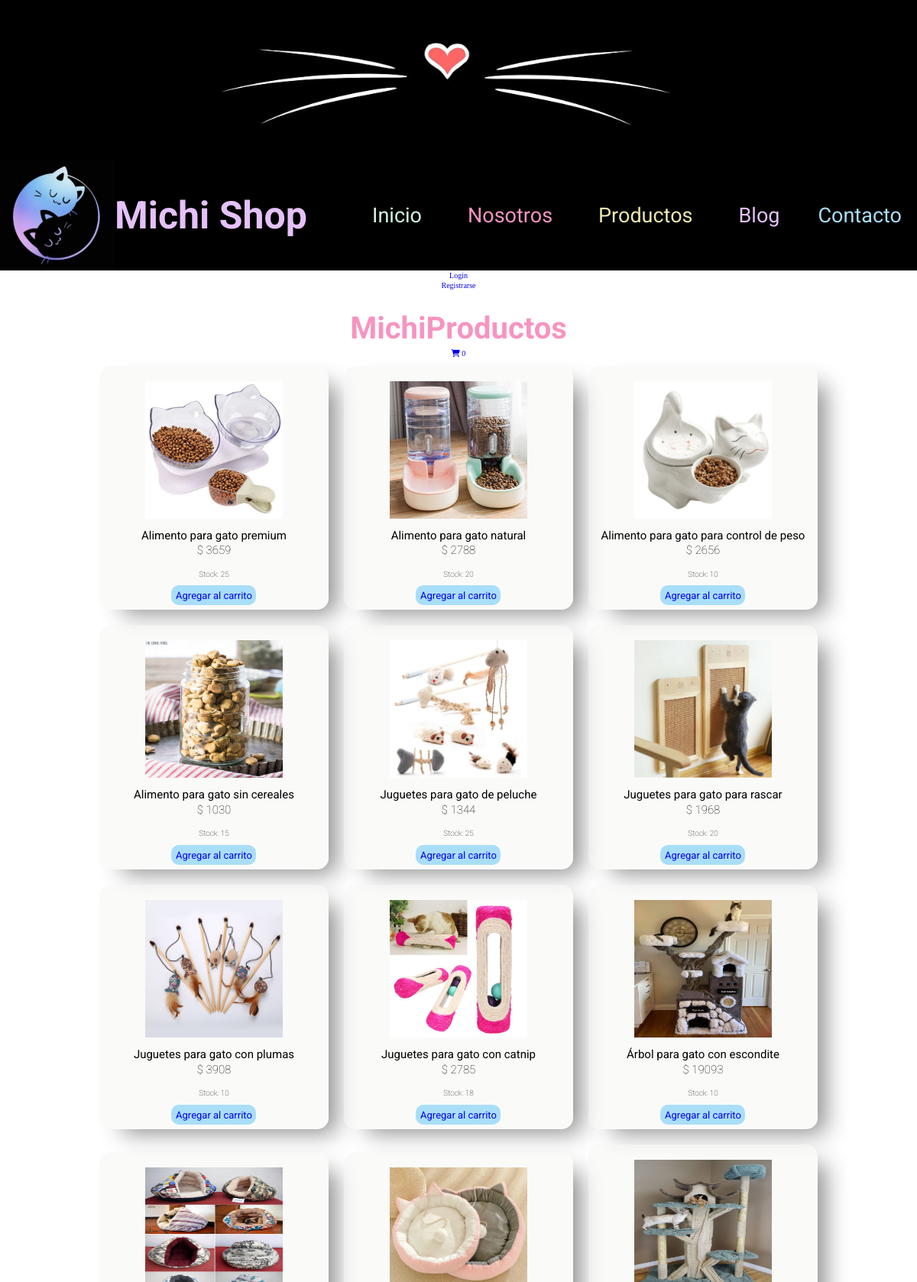
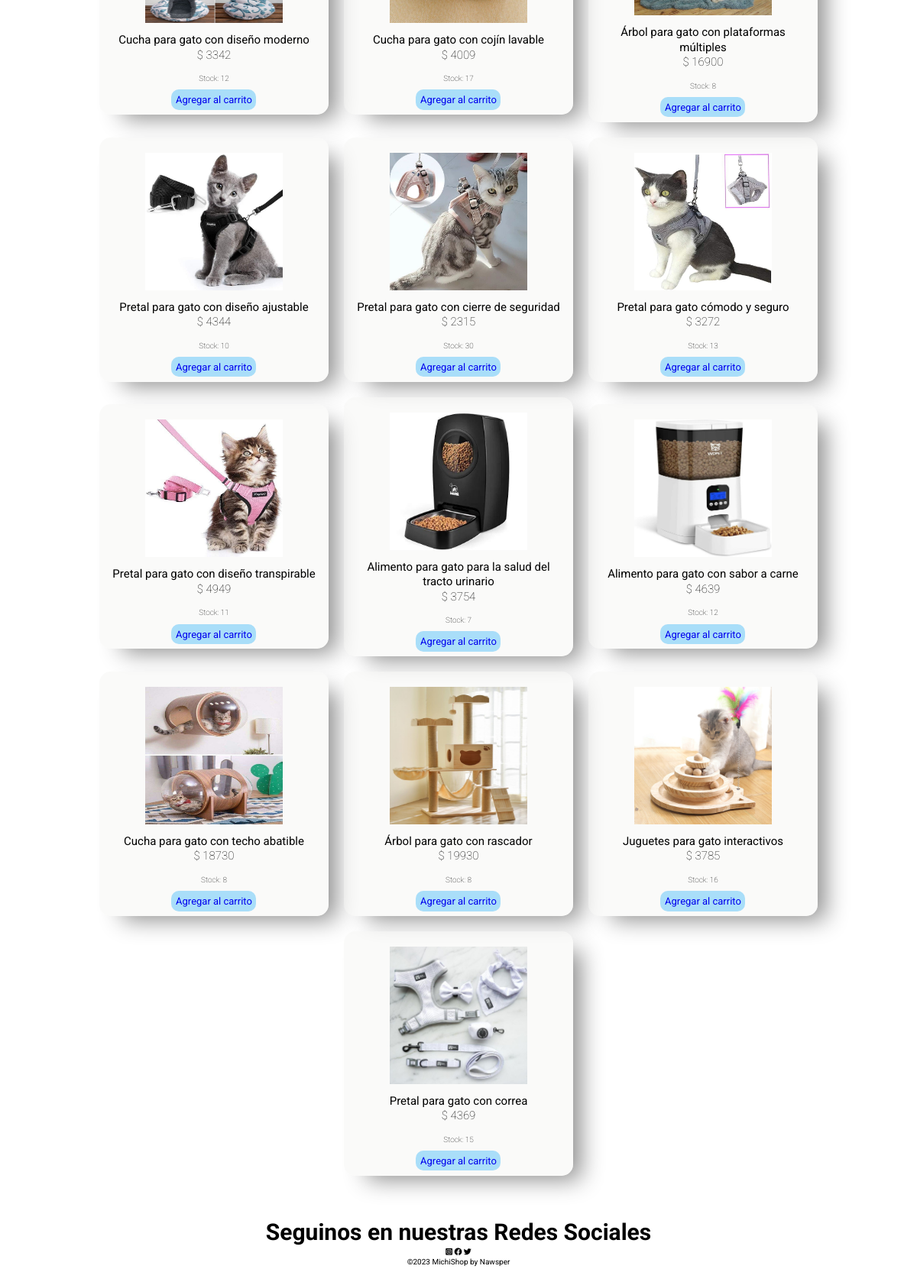
/productos/, run on the app's committed database (2 pictures, top to bottom).
### AppTienda/models.py (models this page shows, shortened)
class Producto(models.Model):
    title = models.CharField(max_length=100)
    price = models.IntegerField()
    category = models.ForeignKey('CategoriaProd', on_delete=models.CASCADE)
    description = models.TextField(default='Descripción no disponible')
    stock = models.IntegerField(default=0)
    img = models.ImageField(upload_to='productos',
                            default='AppTienda/assets/img/default.jpg')
    created = models.DateTimeField(auto_now_add=True)
    updated = models.DateTimeField(auto_now_add=True)

### AppTienda/views.py (the view)
# urls.py: path('productos/', views.productos, name='productos'),
def productos(request):
    productos = Producto.objects.all()
    return render(request, "productos.html", {"productos": productos})

### AppCarrito/context_processor.py (called while the page is built)
def precioTotalCarrito(request):
    total = 0
    if "carrito" in request.session:
        for key, value in request.session["carrito"].items():
            total = total + (float(value["price"]))
    return {"precioTotalCarrito": total}

def cantTotalCarrito(request):
    cantidad = 0
    if "carrito" in request.session:
        for key, value in request.session["carrito"].items():
            cantidad = cantidad + value["quantity"]
    return {"cantTotalCarrito": cantidad}

### AppTienda/templates/michiStore/productos.html (shortened to what this page needs)
{% extends 'base.html' %}
{% load static %}
{% block main %}
<div class="productos">
  <div>
    <h2 class="productos__h2">MichiProductos</h2>
    <a class="productos__carrito" href="{% url 'carrito:carrito' %}">
      <i class="fa-solid fa-cart-shopping"></i> {{ cantTotalCarrito }}
    </a>
  </div>
  <div class="productos__div">
    {% for producto in productos %}
    <div class="card">
      <img class="card__img" src="{{ producto.img.url }}" alt="foto producto" />
      <h5 class="card__h5">{{ producto.title }}</h5>
      <p class="card__price">$ {{ producto.price }}</p>
      <p class="card__stock">Stock: {{ producto.stock }}</p>
      <a class="card__button" href="{% url 'carrito:agregar' producto.id %}">Agregar al carrito</a>
    </div>
    {% endfor %}
  </div>
</div>
{% endblock main %}

### AppTienda/templates/michiStore/base.html (shortened to what this page needs)
<!DOCTYPE html>
<html lang="en">
<head>
  {% load static %}
  <link rel="stylesheet" href="https://cdnjs.cloudflare.com/ajax/libs/font-awesome/6.4.0/css/all.min.css"
 />
  <link href="{% static 'AppTienda/css/style.css' %}" rel="stylesheet" />
</head>
<body>
  <div class="container">
    <header class="header">
      <div class="header__div">
        <img class="header__div--presentacion" src="{% static 'AppTienda/assets/img/presentacion.png' %}"
          alt="bigotes gato" />
      </div>
      <div class="header__nav">
        <div class="header__nav--div">
          <img class="header__nav--div__logo" src="{% static 'AppTienda/assets/img/logo.png' %}" alt="logo" />
          <h1>
            <a class="header__nav--div__h1" href="{% url 'inicio' %}">Michi Shop</a>
          </h1>
        </div>
        <nav class="header__nav--menu">
          <ul class="header__nav--menu__ul">
            <li>
              <a class="header__nav--menu__ul--li inicio" href="{% url 'inicio' %}">Inicio</a>
            </li>
            <li>
              <a class="header__nav--menu__ul--li nosotros" href="{% url 'nosotros' %}">Nosotros</a>
            </li>
            <li>
              <a class="header__nav--menu__ul--li productos" href="{% url 'productos' %}">Productos</a>
            </li>
            <li>
              <a class="header__nav--menu__ul--li blog" href="{% url 'blog' %}">Blog</a>
            </li>
            <li>
              <a class="header__nav--menu__ul--li contacto" href="{% url 'contacto' %}">Contacto</a>
            </li>
          </ul>
        </nav>
      </div>
    </header>
    <div>
      {% if user.is_authenticated %}
      <h2>¡Hola {{ user.username }}!</h2>
      <a href="{% url 'logout' %}">Cerrar sesión</a>
      {% else %}
      <div>
        <a href="{% url 'loguear' %}">Login</a>
      </div>
      <div>
        <a href="{% url 'login' %}">Registrarse</a>
      </div>
      {% endif %}
    </div>
    <main>{% block main %} {% endblock main %}</main>
    <footer>
      <div class="footer">
        <div class="footer__div">
          <div class="footer__titulos">
            <h6 class="footer__h6">Seguinos en nuestras Redes Sociales</h6>
            <a class="footer__link" href="#" target="_blank"><i class="fa-brands fa-square-instagram"></i></a>
            <a class="footer__link" href="#" target="_blank"><i class="fa-brands fa-facebook"></i></a>
            <a class="footer__link" href="#" target="_blank"><i class="fa-brands fa-twitter"></i></a>
          </div>
        </div>
        <p class="footer__p">&copy;2023 MichiShop by Nawsper</p>
      </div>
    </footer>
  </div>
</body>
</html>

### AppTienda/static/AppTienda/css/style.css (style rules this page uses)
:root { --fontLight: #ffffff; --fontDark: #000000; --bgColorCard: #f5f5f27a; --bgColor1: #d3f8e2; --bgColor2: #e4c1f9; --bgColor3: #f694c1; --bgColor4: #ede7b1; --bgColor5: #a9def9; --txColor2: #9f4ece; --txColor3: #d656ab; }
* { margin: 0; padding: 0; box-sizing: border-box; }
html { font-size: 62.5%; }
body { text-align: center; line-height: 1.3; }
main { padding: 2%; }
main p { font-size: 2rem; font-weight: 400; }
a { text-decoration: none; }
.header { background-color: var(--fontDark); font-family: "Roboto", sans-serif; }
.header__div { background-color: var(--fontDark); display: flex; justify-content: center; }
.header__nav { display: flex; justify-content: space-between; }
.header__nav--div { display: flex; justify-content: space-between; align-items: center; }
.header__nav--div__logo { max-width: 15rem; }
.header__nav--div__h1 { font-weight: 700; font-size: 5rem; align-self: center; color: var(--bgColor2); }
.header__nav--menu { display: flex; justify-content: center; align-items: center; }
.header__nav--menu__ul { display: flex; justify-content: space-between; align-items: center; }
.header__nav--menu__ul--li { font-size: 2.7rem; font-weight: 400; padding: 3rem; }
.inicio { color: var(--bgColor1); }
.nosotros { color: var(--bgColor3); }
.productos { color: var(--bgColor4); cursor: pointer; border-color: transparent; }
.blog { color: var(--bgColor2); }
.contacto { color: var(--bgColor5); }
.productos { width: 95%; margin: 0 auto; }
.productos__h2 { color: var(--bgColor3); font-family: "Roboto", sans-serif; font-size: 4rem; }
.productos__div { display: flex; flex-wrap: wrap; justify-content: center; align-items: center; }
.card { margin: 1rem; width: 300px; max-width: 300px; padding: 1rem; box-shadow: 20px 15px 30px -10px rgba(0, 0, 0, 0.45); border-radius: 15px; font-family: "Roboto", sans-serif; background-color: var(--bgColorCard); }
.card__img { width: 200px; height: 200px; padding: 10px; }
.card__h5 { font-family: "Roboto", sans-serif; font-size: 1.5rem; color: var(--fontDark); font-weight: 400; }
.card__price { font-family: "Roboto", sans-serif; font-size: 1.5rem; color: var(--fontDark); font-weight: 100; }
.card__stock { font-family: "Roboto", sans-serif; font-size: 1rem; color: var(--fontDark); font-weight: 100; margin: 5%; }
.card__button { padding: 2%; text-decoration: none; background-color: var(--bgColor5); border-radius: 10px; font-size: 1.3rem; }
.contacto { padding: 2rem; font-family: "Roboto", sans-serif; }
.footer { padding: 2rem; font-family: "Roboto", sans-serif; }
.footer__h6 { font-size: 30px; }
.footer__link { color: var(--fontDark); }

### data on the page
Producto: img (picture), title "Alimento para gato premium", price "3659", stock "25"
Producto: img (picture), title "Alimento para gato natural", price "2788", stock "20"
Producto: img (picture), title "Alimento para gato para control de peso", price "2656", stock "10"
Producto: img (picture), title "Alimento para gato sin cereales", price "1030", stock "15"
Producto: img (picture), title "Juguetes para gato de peluche", price "1344", stock "25"
Producto: img (picture), title "Juguetes para gato para rascar", price "1968", stock "20"
Producto: img (picture), title "Juguetes para gato con plumas", price "3908", stock "10"
Producto: img (picture), title "Juguetes para gato con catnip", price "2785", stock "18"
Producto: img (picture), title "Árbol para gato con escondite", price "19093", stock "10"
Producto: img (picture), title "Cucha para gato con diseño moderno", price "3342", stock "12"
Producto: img (picture), title "Cucha para gato con cojín lavable", price "4009", stock "17"
Producto: img (picture), title "Árbol para gato con plataformas múltiples", price "16900", stock "8"
Producto: img (picture), title "Pretal para gato con diseño ajustable", price "4344", stock "10"
Producto: img (picture), title "Pretal para gato con cierre de seguridad", price "2315", stock "30"
Producto: img (picture), title "Pretal para gato cómodo y seguro", price "3272", stock "13"
Producto: img (picture), title "Pretal para gato con diseño transpirable", price "4949", stock "11"
Producto: img (picture), title "Alimento para gato para la salud del tracto urinario", price "3754", stock "7"
Producto: img (picture), title "Alimento para gato con sabor a carne", price "4639", stock "12"
Producto: img (picture), title "Cucha para gato con techo abatible", price "18730", stock "8"
Producto: img (picture), title "Árbol para gato con rascador", price "19930", stock "8"
Producto: img (picture), title "Juguetes para gato interactivos", price "3785", stock "16"
Producto: img (picture), title "Pretal para gato con correa", price "4369", stock "15"

### other printed values
{{ cantTotalCarrito }} "0"
